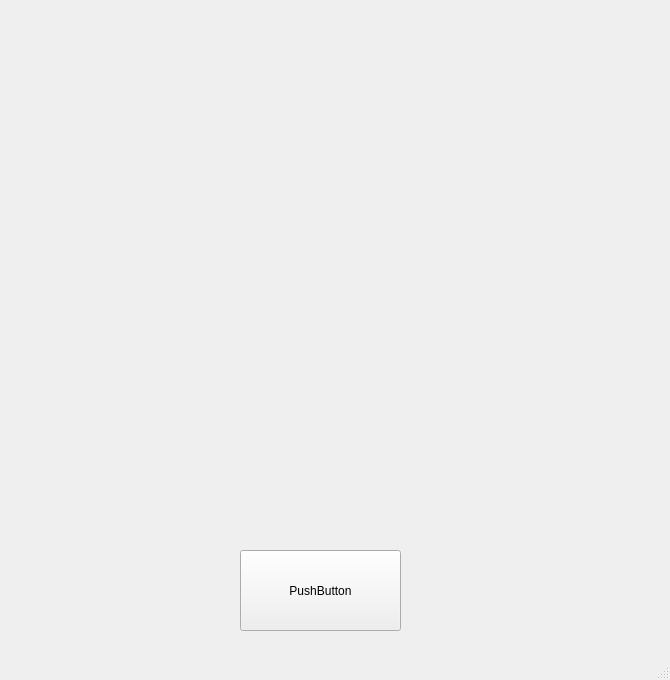
<?xml version="1.0" encoding="UTF-8"?>
<ui version="4.0">
 <class>MainWindow</class>
 <widget class="QMainWindow" name="MainWindow">
  <property name="geometry">
   <rect>
    <x>0</x>
    <y>0</y>
    <width>670</width>
    <height>680</height>
   </rect>
  </property>
  <property name="windowTitle">
   <string>MainWindow</string>
  </property>
  <widget class="QWidget" name="centralwidget">
   <widget class="QPushButton" name="pushButton">
    <property name="geometry">
     <rect>
      <x>240</x>
      <y>550</y>
      <width>161</width>
      <height>81</height>
     </rect>
    </property>
    <property name="text">
     <string>PushButton</string>
    </property>
   </widget>
  </widget>
  <widget class="QMenuBar" name="menubar">
   <property name="geometry">
    <rect>
     <x>0</x>
     <y>0</y>
     <width>670</width>
     <height>21</height>
    </rect>
   </property>
  </widget>
  <widget class="QStatusBar" name="statusbar"/>
 </widget>
 <resources/>
 <connections/>
</ui>
